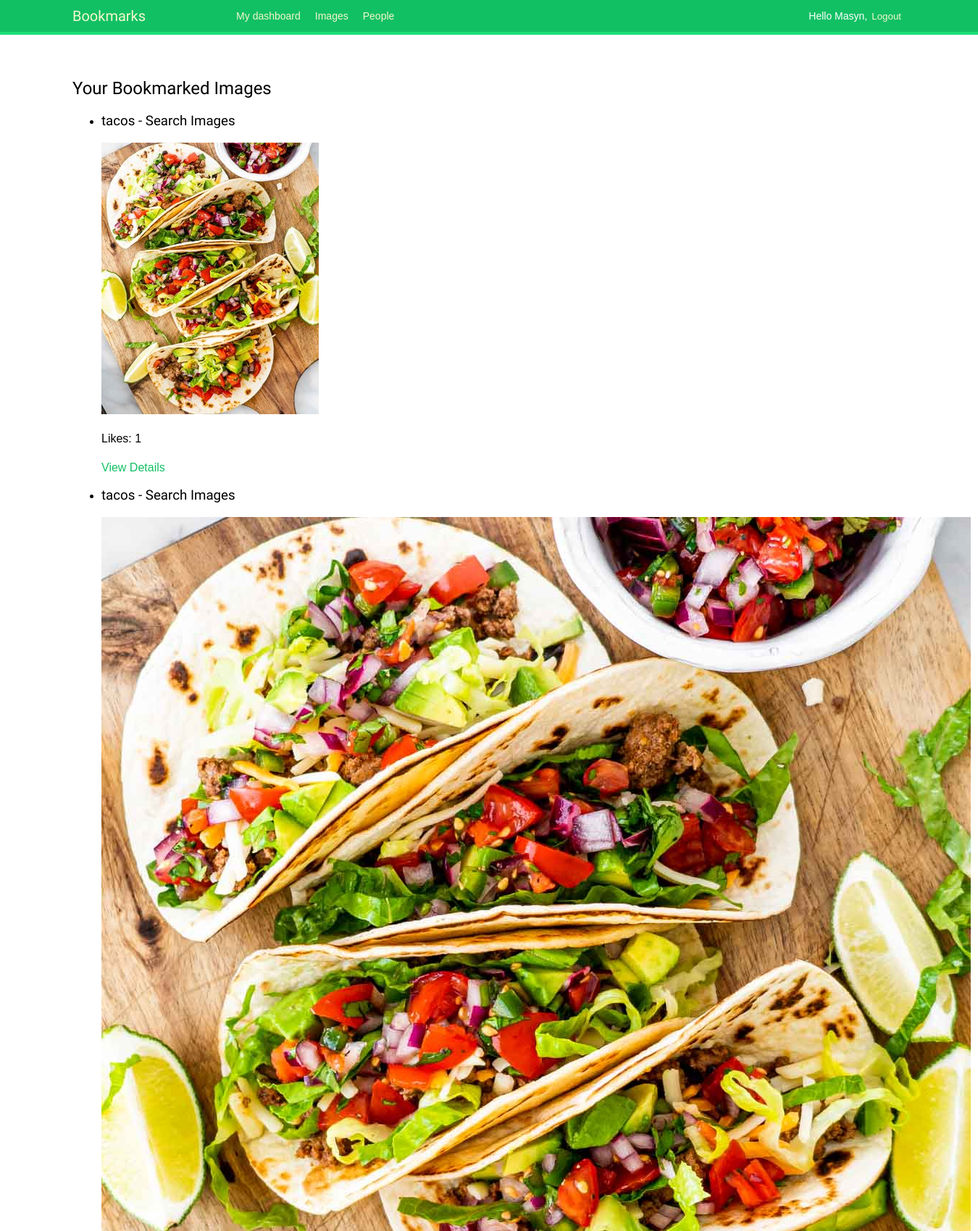
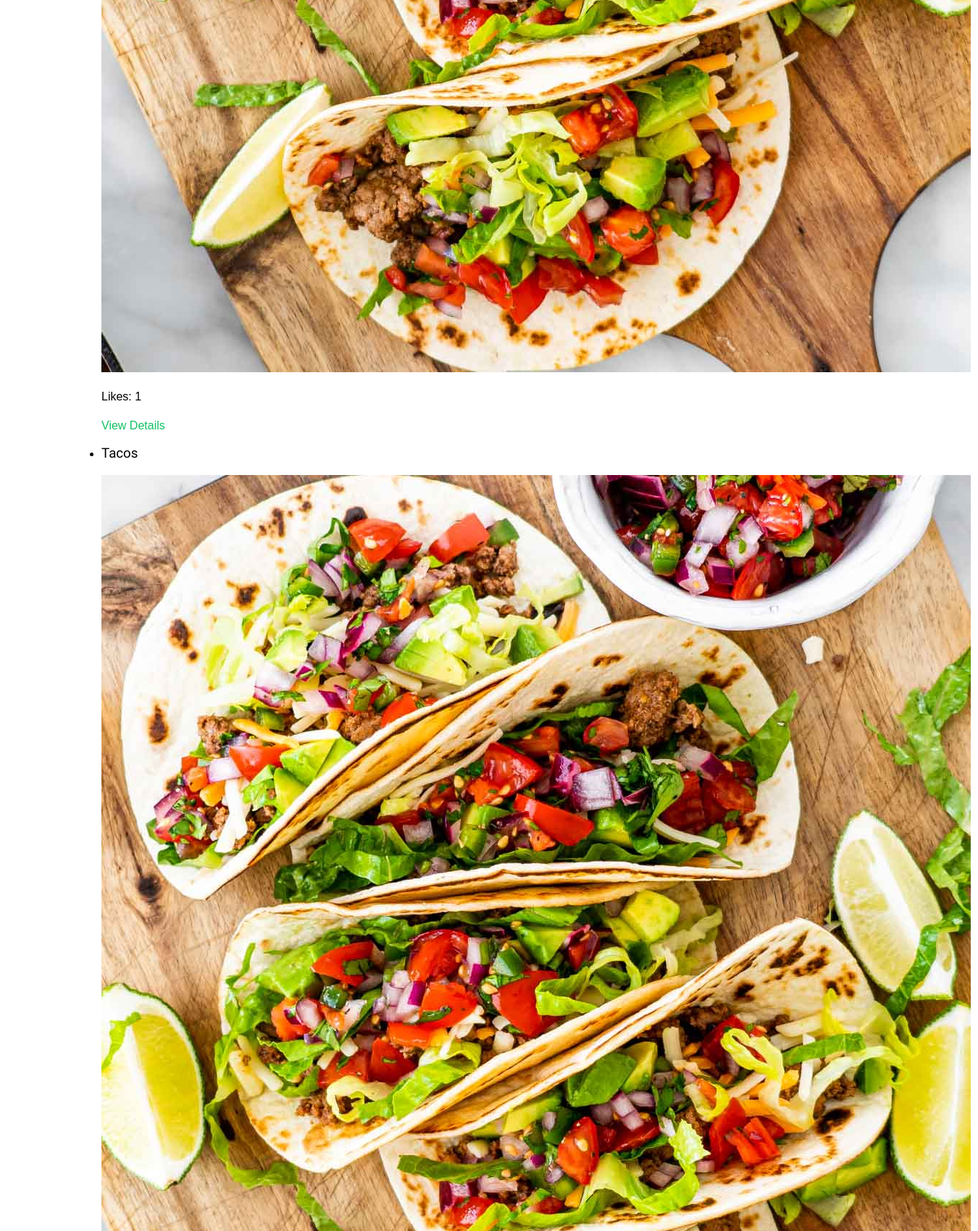
The page /images/bookmarked/ (signed in, upper part) on the database its author committed (2 pictures, top to bottom).
### images/models.py (models this page shows, shortened)
class Image(models.Model):
    user = models.ForeignKey(
        settings.AUTH_USER_MODEL,
        related_name='images_created',
        on_delete=models.CASCADE,
    )
    title = models.CharField(max_length=200)
    slug = models.SlugField(max_length=200, blank=True)
    url = models.URLField(max_length=2000)
    image = models.ImageField(upload_to='images/%Y/%m/%d/')
    description = models.TextField(blank=True)
    created = models.DateTimeField(auto_now_add=True)
    users_like = models.ManyToManyField(
        settings.AUTH_USER_MODEL,
        related_name='images_liked',
        blank=True,
    )
    recipe = models.ForeignKey(
        Report,
        on_delete=models.CASCADE,
        related_name='images',
        null=True,
    )
    total_likes = models.PositiveIntegerField(default=0)
    class Meta:
        indexes = [
            models.Index(fields=['-created']),
            models.Index(fields=['-total_likes']),
        ]
        ordering = ['-created']
    def get_absolute_url(self):
        return reverse('images:detail', args=[self.id, self.slug])

### images/views.py (the view)
# urls.py: path('bookmarked/', bookmarked_images, name='bookmarked_images'),
def bookmarked_images(request):
    if request.user.is_authenticated:
        bookmarked_images = request.user.images_liked.all()
    else:
        bookmarked_images = []
    return render(request, 'images/image/bookmarked_images.html', {'bookmarked_images': bookmarked_images})

### images/templates/images/image/bookmarked_images.html (shortened to what this page needs)
{% extends "base.html" %}
{% block content %}
<h2>Your Bookmarked Images</h2>
<ul>
  {% for image in bookmarked_images %}
    <li>
      <h3>{{ image.title }}</h3>
      <img src="{{ image.image.url }}" alt="{{ image.title }}">
      <p>Likes: {{ image.total_likes }}</p>
      <a href="{{ image.get_absolute_url }}">View Details</a>
    </li>
  {% empty %}
    <li>No bookmarked images found.</li>
  {% endfor %}
</ul>
{% endblock %}

### account/templates/base.html (shortened to what this page needs)
{% load static %}
<!DOCTYPE html>
<html>
<head>
  <link href="{% static "css/base.css" %}" rel="stylesheet">
</head>
<body>
  <div id="header">
    <span class="logo">Bookmarks</span>
    {% if request.user.is_authenticated %}
      <ul class="menu">
        <li {% if section == "dashboard" %}class="selected"{% endif %}>
          <a href="{% url "dashboard" %}">My dashboard</a>
        </li>
        <li {% if section == "images" %}class="selected"{% endif %}>
          <a href="{% url "images:list" %}">Images</a>
        </li>
        <li {% if section == "people" %}class="selected"{% endif %}>
          <a href="{% url "user_list" %}">People</a>
        </li>
      </ul>
    {% endif %}
    <span class="user">
      {% if request.user.is_authenticated %}
        Hello {{ request.user.first_name|default:request.user.username }},
        <form action="{% url "logout" %}" method="post">
          <button type="submit">Logout</button>
        </form>
      {% else %}
        <a href="{% url "login" %}">Log-in</a>
      {% endif %}
    </span>
  </div>
  <div id="content">
    {% block content %}
    {% endblock %}
  </div>
</body>
</html>

### account/static/css/base.css (style rules this page uses)
body { margin:0; padding:0; font-family:helvetica, sans-serif; }
p { line-height: 1.8; }
a { color:#12c064; text-decoration:none; }
h1, h2, h3, h4, h5 , h6 { font-family: 'Muli', sans-serif; font-weight:normal; }
h2 { margin:30px 0 20px; }
#header { padding:10px 100px; font-size:14px; background:#12c064; color:#fff; border-bottom:4px solid #1cdf78; overflow:auto; }
#header .logo { font-family: 'Muli', sans-serif; float:left; color:#f3f7cc; font-size:20px; margin-right:10%; }
#header ul.menu { list-style:none; float:left; margin:0; padding:0; }
#header ul.menu li { float:left; padding:4px 10px; }
#header a { color:#f3f7cc; }
#header .user { float:right; padding-top:4px; }
#header .user form { display:inline; float:right; }
#header .user button { background:none; color:#f3f7cc; border:none; cursor:pointer; float:left; display:inline; }
#content { padding:30px 100px; }
form { overflow:auto; }

### rows shown on the page
Image: title "tacos - Search Images", image (picture), total_likes "1"
Image: title "tacos - Search Images", image (picture), total_likes "1"
Image: title "Tacos", image (picture)

### other values the page prints
{{ request.user.first_name|default:request.user.username }} "Masyn"
